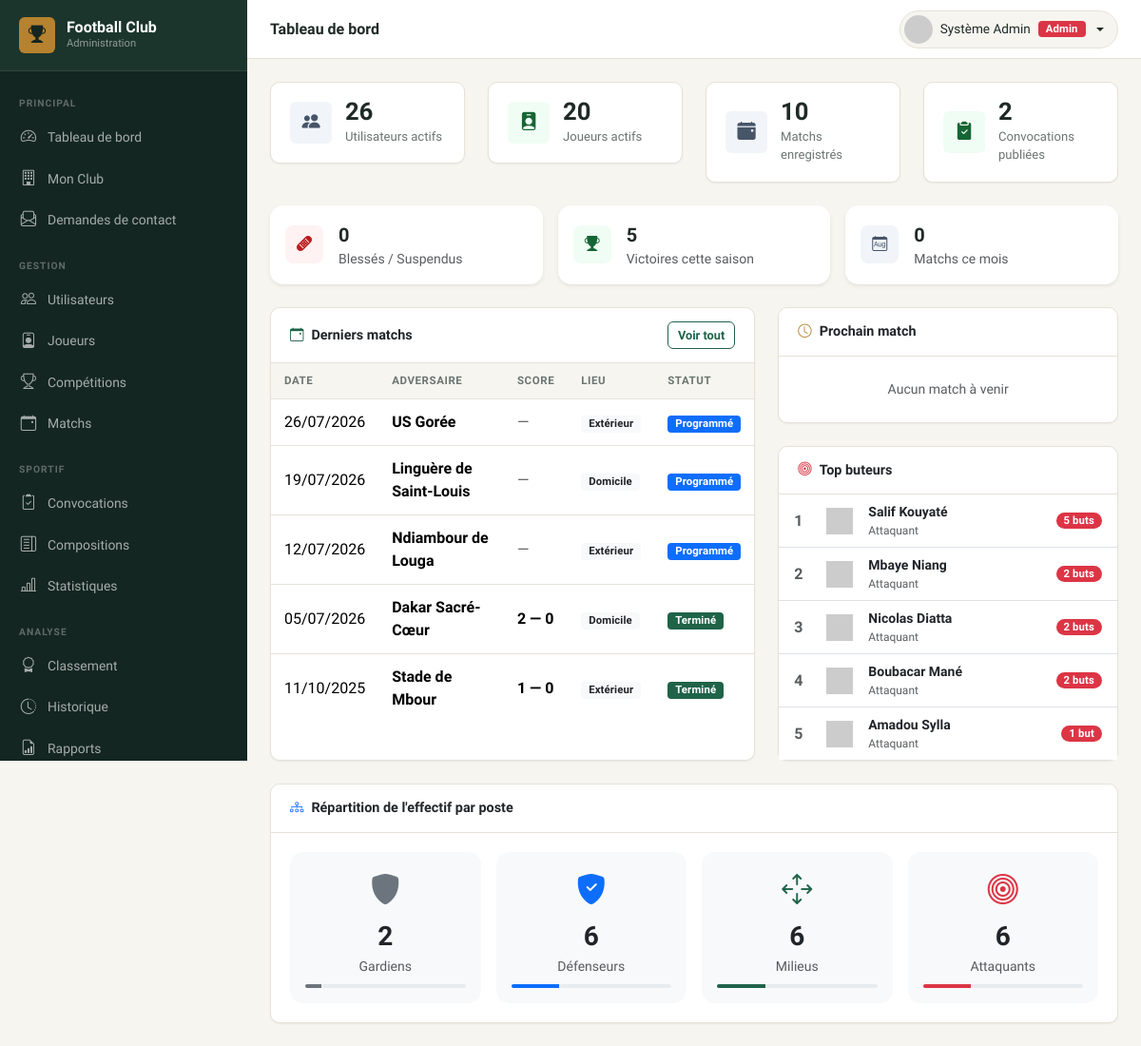
Page /admin/index.php (signed in) on the earlier database version.
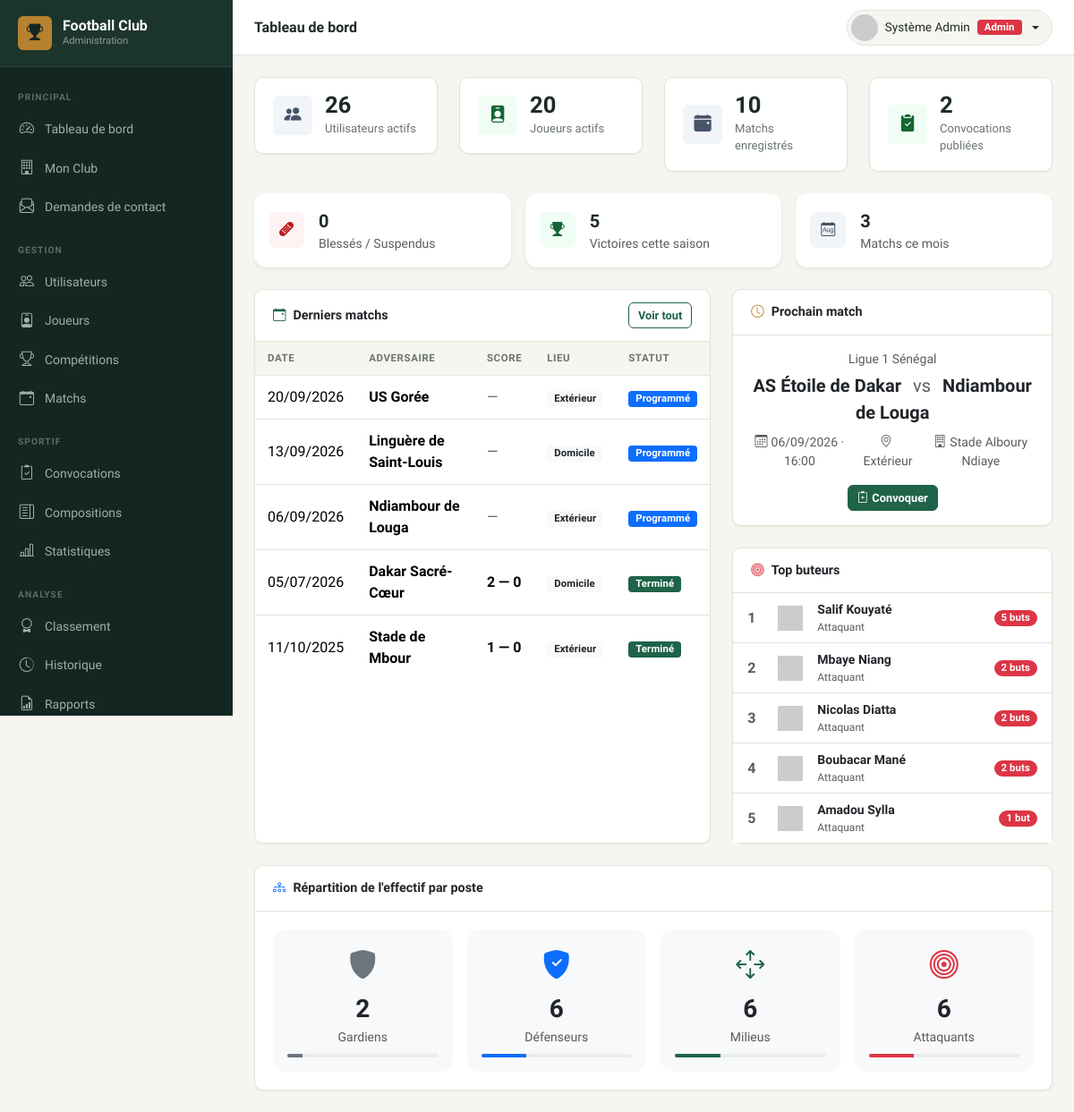
Same page on the later database version.
### tables this page shows
CREATE TABLE `matchs` (
  `id` int(11) NOT NULL AUTO_INCREMENT,
  `competition_id` int(11) DEFAULT NULL,
  `date_match` date NOT NULL,
  `heure_match` time DEFAULT NULL,
  `stade` varchar(200) DEFAULT NULL,
  `adversaire` varchar(150) NOT NULL,
  `domicile_exterieur` enum('Domicile','Extérieur') DEFAULT 'Domicile',
  `score_equipe` tinyint(3) unsigned DEFAULT 0,
  `score_adverse` tinyint(3) unsigned DEFAULT 0,
  `statut` enum('Programmé','En cours','Terminé','Annulé','Reporté') DEFAULT 'Programmé',
  `notes` text DEFAULT NULL,
  `created_at` timestamp NOT NULL DEFAULT current_timestamp(),
  `updated_at` timestamp NOT NULL DEFAULT current_timestamp() ON UPDATE current_timestamp(),
  PRIMARY KEY (`id`),
  KEY `competition_id` (`competition_id`),
  CONSTRAINT `matchs_ibfk_1` FOREIGN KEY (`competition_id`) REFERENCES `competitions` (`id`) ON DELETE SET NULL
);

CREATE TABLE `competitions` (
  `id` int(11) NOT NULL AUTO_INCREMENT,
  `nom` varchar(150) NOT NULL,
  `type` enum('Championnat','Coupe','Amical','Tournoi') DEFAULT 'Championnat',
  `saison` varchar(20) DEFAULT NULL,
  `created_at` timestamp NOT NULL DEFAULT current_timestamp(),
  `updated_at` timestamp NOT NULL DEFAULT current_timestamp() ON UPDATE current_timestamp(),
  PRIMARY KEY (`id`)
);

### admin/index.php (the view, shortened to what the rows shown need)
<?php
require_once ROOT_PATH . '/includes/functions.php';
$pdo = getPDO();
$derniers_matchs = $pdo->query("
    SELECT m.*, c.nom AS competition
    FROM matchs m
    LEFT JOIN competitions c ON c.id = m.competition_id
    ORDER BY m.date_match DESC LIMIT 5
")->fetchAll();
$prochains = $pdo->query("
    SELECT m.*, c.nom AS competition
    FROM matchs m
    LEFT JOIN competitions c ON c.id = m.competition_id
    WHERE m.statut = 'Programmé' AND m.date_match >= CURDATE()
    ORDER BY m.date_match ASC LIMIT 1
")->fetchAll();
require_once __DIR__ . '/includes/header.php';
?>
<div class="row g-4">
    <div class="col-lg-7">
        <div class="card table-card h-100">
            <div class="card-body p-0 table-responsive">
                <?php if ($derniers_matchs): ?>
                <table class="table mb-0">
                    <thead><tr>
                        <th>Date</th><th>Adversaire</th><th>Score</th><th>Lieu</th><th>Statut</th>
                    </tr></thead>
                    <tbody>
                    <?php foreach ($derniers_matchs as $m): ?>
                        <tr>
                            <td><?= formatDate($m['date_match']) ?></td>
                            <td class="fw-semibold"><?= e($m['adversaire']) ?></td>
                            <td>
                                <?php if ($m['statut'] === 'Terminé'): ?>
                                    <span class="fw-bold"><?= $m['score_equipe'] ?> — <?= $m['score_adverse'] ?></span>
                                <?php else: ?>
                                    <span class="text-muted">—</span>
                                <?php endif; ?>
                            </td>
                            <td><span class="badge bg-light text-dark"><?= e($m['domicile_exterieur']) ?></span></td>
                            <td><?= statusBadge($m['statut']) ?></td>
                        </tr>
                    <?php endforeach; ?>
                    </tbody>
                </table>
                <?php else: ?>
                    <div class="text-center py-5 text-muted"><i class="bi bi-calendar-x fs-2 d-block mb-2"></i>Aucun match enregistré</div>
                <?php endif; ?>
            </div>
        </div>
    </div>
    <div class="col-lg-5">
        <div class="card mb-4">
            <?php if ($prochains): $m = $prochains[0]; ?>
            <div class="card-body text-center py-3">
                <div class="text-muted small mb-1">
                    <?= $m['competition'] ? e($m['competition']) : 'Match amical' ?>
                </div>
                <div class="fw-bold fs-5 mb-2">AS Étoile de Dakar <span class="text-muted fw-normal mx-2">vs</span> <?= e($m['adversaire']) ?></div>
                <div class="d-flex justify-content-center gap-3 text-muted small mb-3">
                    <span><i class="bi bi-calendar3 me-1"></i><?= formatDate($m['date_match']) ?><?= $m['heure_match'] ? ' · '.formatTime($m['heure_match']) : '' ?></span>
                    <span><i class="bi bi-geo-alt me-1"></i><?= e($m['domicile_exterieur']) ?></span>
                    <?php if ($m['stade']): ?>
                    <span><i class="bi bi-building me-1"></i><?= e($m['stade']) ?></span>
                    <?php endif; ?>
                </div>
                <a href="<?= BASE_URL ?>/admin/convocations/add.php?match_id=<?= $m['id'] ?>" class="btn btn-sm btn-success">
                    <i class="bi bi-clipboard2-plus me-1"></i>Convoquer
                </a>
            </div>
            <?php else: ?>
                <div class="card-body text-center py-4 text-muted small">Aucun match à venir</div>
            <?php endif; ?>
        </div>
    </div>
</div>
<?php require_once __DIR__ . '/includes/footer.php'; ?>

### includes/functions.php (shortened to what the rows shown need)
<?php
function e(string $str): string {
    return htmlspecialchars($str, ENT_QUOTES | ENT_SUBSTITUTE, 'UTF-8');
}
function formatDate(?string $date): string {
    return date('d/m/Y', strtotime($date));
}
function formatTime(?string $time): string {
    return substr($time, 0, 5);
}
function statusBadge(string $status): string {
    $map = [
        'actif'      => 'success',
        'inactif'    => 'secondary',
        'blessé'     => 'warning',
        'suspendu'   => 'danger',
        'Programmé'  => 'primary',
        'Terminé'    => 'success',
        'En cours'   => 'warning',
        'Annulé'     => 'danger',
        'Reporté'    => 'secondary',
        'Publiée'    => 'success',
        'Brouillon'  => 'secondary',
        'Convoqué'   => 'success',
        'Absent'     => 'danger',
        'Blessé'     => 'warning',
        'Titulaire'  => 'primary',
        'Remplaçant' => 'secondary',
    ];
    $color = $map[$status] ?? 'secondary';
    return "<span class=\"badge bg-$color\">" . e($status) . '</span>';
}

Differences in the rows shown:
changed matchs "US Gorée": date_match "26/07/2026" → "20/09/2026"
changed matchs "Linguère de Saint-Louis": date_match "19/07/2026" → "13/09/2026"
changed matchs "Ndiambour de Louga": date_match "12/07/2026" → "06/09/2026"; competition.nom (not shown) → "Ligue 1 Sénégal"; adversaire (not shown) → "Ndiambour de Louga"; date_match (not shown) → "06/09/2026"; heure_match (not shown) → "16:00"; domicile_exterieur (not shown) → "Extérieur"; stade (not shown) → "Stade Alboury Ndiaye"
Other differences:
$stats['matchs_mois']: "0" → "3"
text no longer shown: "Aucun match à venir"
text now shown: "AS Étoile de Dakar vs · Convoquer"
